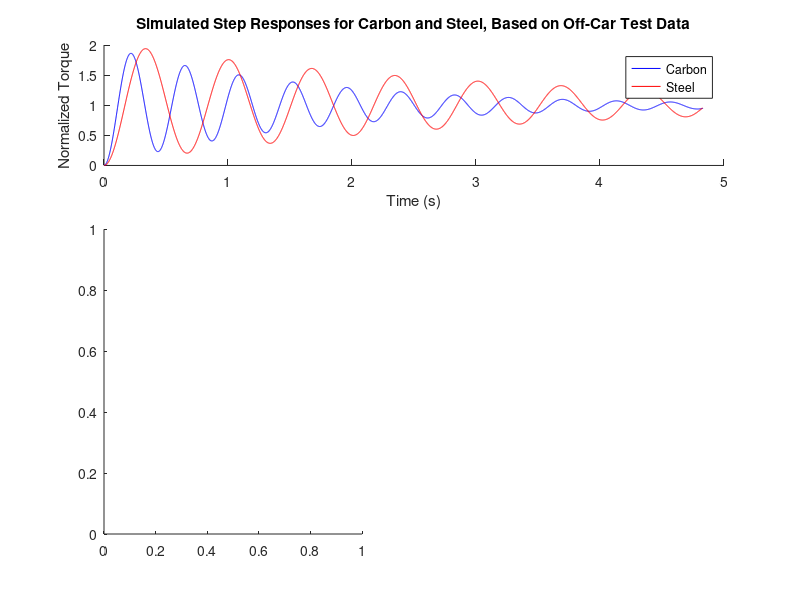

MATLAB code for this plot: (Note: this script raises an error after producing the figure.)
figure()
hold on;


subplot(3,2,[1,2]);
hold on;
load('CF3PlotData.mat')
plot(t, step(abs(coeffs(1)), abs(coeffs(2)), -abs(coeffs(3))), '-b');
load('SF3PlotData.mat')
plot(t, step(abs(coeffs(1)), abs(coeffs(2)), -abs(coeffs(3))), '-r');
title('Simulated Step Responses for Carbon and Steel, Based on Off-Car Test Data')
xlabel('Time (s)');
ylabel('Normalized Torque');
legend('Carbon', 'Steel');

subplot(3,2,[3,5]);
MinorPlotReport();

subplot(3,2,[4,6]);
ShockPlotReport();
